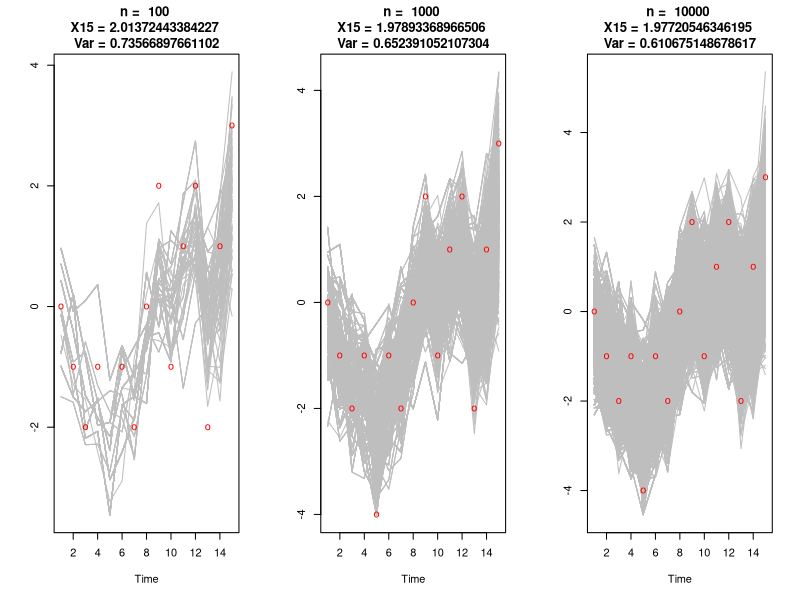

Write the R code that produced this figure.
## ---- chunk 1
knitr::opts_chunk$set(echo = TRUE, 
                      message = FALSE, 
                      warning = FALSE, 
                      comment = "") 
myprint <- function(printD, dig = 4)
  data.frame(round(printD, digits = dig)) 
## ---- chunk 2
myPF <- function(x0, gen_M, logp_G, n, y){
  # init
  TT <- length(y) #ts length must match y
  xs <- matrix(nrow = n, ncol = TT) # all simulated values
  A <- xs
  omega.bar <- xs # also keep omegea.bar
  
  # t = 1    n-vectors: x_1 , omega, will be recycled and overwritten
  x <- gen_M(n, x_pre = rep(0, n), y_cur = y[1])
  xs[,1] <- x
  
  # work on omega
  l_omega <- logp_G(x_cur = x, x_pre = rep(0,n), y_cur = y[1])
  omega <- exp(l_omega)
  omega.star <- sum(omega)
  omega.bar[,1] <- omega / omega.star
  # the first part of V, use log due to the extreme small value 
  log_V1 <- log(omega.star) - log(n)
  
  for(t in 2:TT){
    # get the A
    a <- sample(1:n, n, prob=omega.bar[,t-1], replace=T)
    A[, t-1] <- a
    x.last = x[a] # keep copy of the last x, use for G
    
    # simulate the x according to a 
    x <- gen_M(n, x_pre = x.last, y_cur = y[t])
    xs[,t] <- x
    
    # work on omega and V
    l_omega <- logp_G(x_cur = x, x_pre = x.last, y_cur = y[t])
    omega <- exp(l_omega)
    omega.star <- sum(omega)
    omega.bar[,t] <- omega / omega.star
    log_V1 <- log_V1 + log(omega.star) - log(n)
  }
  
  a <- 1:n; 
  for (t in rev(1:(TT-1))) {
    a <- A[a,t]; 
    xs[,t] <- xs[a,t]
  }
  
  # also return omega.bar at time TT
  return(list(log_V = log_V1+log(omega.bar[,TT]),
              omega.bar = omega.bar,
              xs = xs))
}


# m,g are "real", M,G are "propose"; luckily, R distinguish caps.
# all dnorm are consistent with vectors, this save a lot of efforts!
logp_G <- function(x_cur, x_pre, y_cur, rho = 1){
  # make sure it gives the vector n, so make y also
  if(length(y_cur)!= length(x_cur)) 
    y_cur <- rep(y_cur, length(x_cur))
  
  lm <- dnorm(x_cur, mean = rho * x_pre, sd = 1, log = TRUE)
  lg <- dnorm(y_cur, mean = x_cur, sd = 1, log = TRUE)
  lM <- dnorm(x_cur, mean = (rho * x_pre + y_cur) /2, sd = sqrt(0.5), log = TRUE)

  # the common choice
  return(lm + lg - lM)
}

gen_M <- function(n, x_pre, y_cur, rho = 1, sigma = 0.5){
  # no idea how rnorm will response to vector mean, take it safe
  x_new <- numeric(n)
  for (i in 1:n) {
    x_new[i] <- rnorm(1, mean = (rho * x_pre[i] + y_cur) /2, sd = sqrt(sigma))
  }
  return(x_new)
}

y <- c(0, -1, -2, -1, -4, -1, -2, 0, 2, -1, 1, 2, -2, 1, 3)

par(mfrow= c(1,3))
for(n in c(100,1000,10000)){
  
  sim <- myPF(0, gen_M, logp_G, n, y)
  x15 <- sum(sim$omega.bar[,15] * sim$xs[,15])
  x15.sq <- sim$omega.bar[,15] * (sim$xs[,15])^2
  varX15 <- sum(x15.sq) - x15^2

  ts.plot(t(sim$xs), main = paste("n = ", n, "\nX15 =", x15, "\nVar =", varX15), col = "grey")
  points(1:length(y), y, pch="o", col="red")  
}
